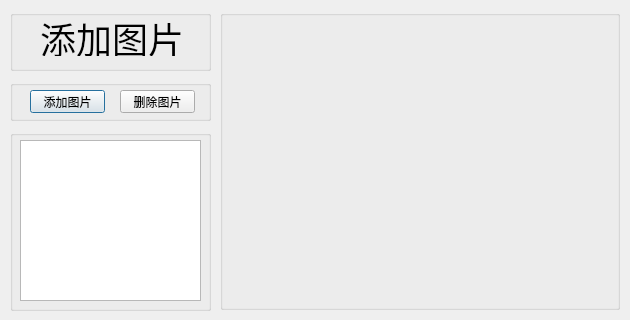
<?xml version="1.0" encoding="UTF-8"?>
<ui version="4.0">
 <class>picDialog</class>
 <widget class="QDialog" name="picDialog">
  <property name="geometry">
   <rect>
    <x>0</x>
    <y>0</y>
    <width>630</width>
    <height>320</height>
   </rect>
  </property>
  <property name="windowTitle">
   <string>Dialog</string>
  </property>
  <widget class="QGroupBox" name="groupBox">
   <property name="geometry">
    <rect>
     <x>10</x>
     <y>10</y>
     <width>201</width>
     <height>61</height>
    </rect>
   </property>
   <property name="title">
    <string/>
   </property>
   <widget class="QLabel" name="label_3">
    <property name="geometry">
     <rect>
      <x>30</x>
      <y>10</y>
      <width>144</width>
      <height>36</height>
     </rect>
    </property>
    <property name="font">
     <font>
      <pointsize>27</pointsize>
     </font>
    </property>
    <property name="text">
     <string>添加图片</string>
    </property>
   </widget>
  </widget>
  <widget class="QGroupBox" name="groupBox_2">
   <property name="geometry">
    <rect>
     <x>10</x>
     <y>130</y>
     <width>201</width>
     <height>181</height>
    </rect>
   </property>
   <property name="title">
    <string/>
   </property>
   <widget class="QTableView" name="tableView">
    <property name="geometry">
     <rect>
      <x>10</x>
      <y>10</y>
      <width>181</width>
      <height>161</height>
     </rect>
    </property>
   </widget>
  </widget>
  <widget class="QGroupBox" name="groupBox_3">
   <property name="geometry">
    <rect>
     <x>220</x>
     <y>10</y>
     <width>400</width>
     <height>300</height>
    </rect>
   </property>
   <property name="title">
    <string/>
   </property>
   <widget class="QLabel" name="label">
    <property name="geometry">
     <rect>
      <x>10</x>
      <y>10</y>
      <width>381</width>
      <height>281</height>
     </rect>
    </property>
    <property name="text">
     <string/>
    </property>
   </widget>
  </widget>
  <widget class="QGroupBox" name="groupBox_4">
   <property name="geometry">
    <rect>
     <x>10</x>
     <y>80</y>
     <width>201</width>
     <height>41</height>
    </rect>
   </property>
   <property name="title">
    <string/>
   </property>
   <widget class="QPushButton" name="pushButton">
    <property name="geometry">
     <rect>
      <x>20</x>
      <y>10</y>
      <width>75</width>
      <height>23</height>
     </rect>
    </property>
    <property name="text">
     <string>添加图片</string>
    </property>
   </widget>
   <widget class="QPushButton" name="pushButton_2">
    <property name="geometry">
     <rect>
      <x>110</x>
      <y>10</y>
      <width>75</width>
      <height>23</height>
     </rect>
    </property>
    <property name="text">
     <string>删除图片</string>
    </property>
   </widget>
  </widget>
 </widget>
 <resources/>
 <connections/>
</ui>
